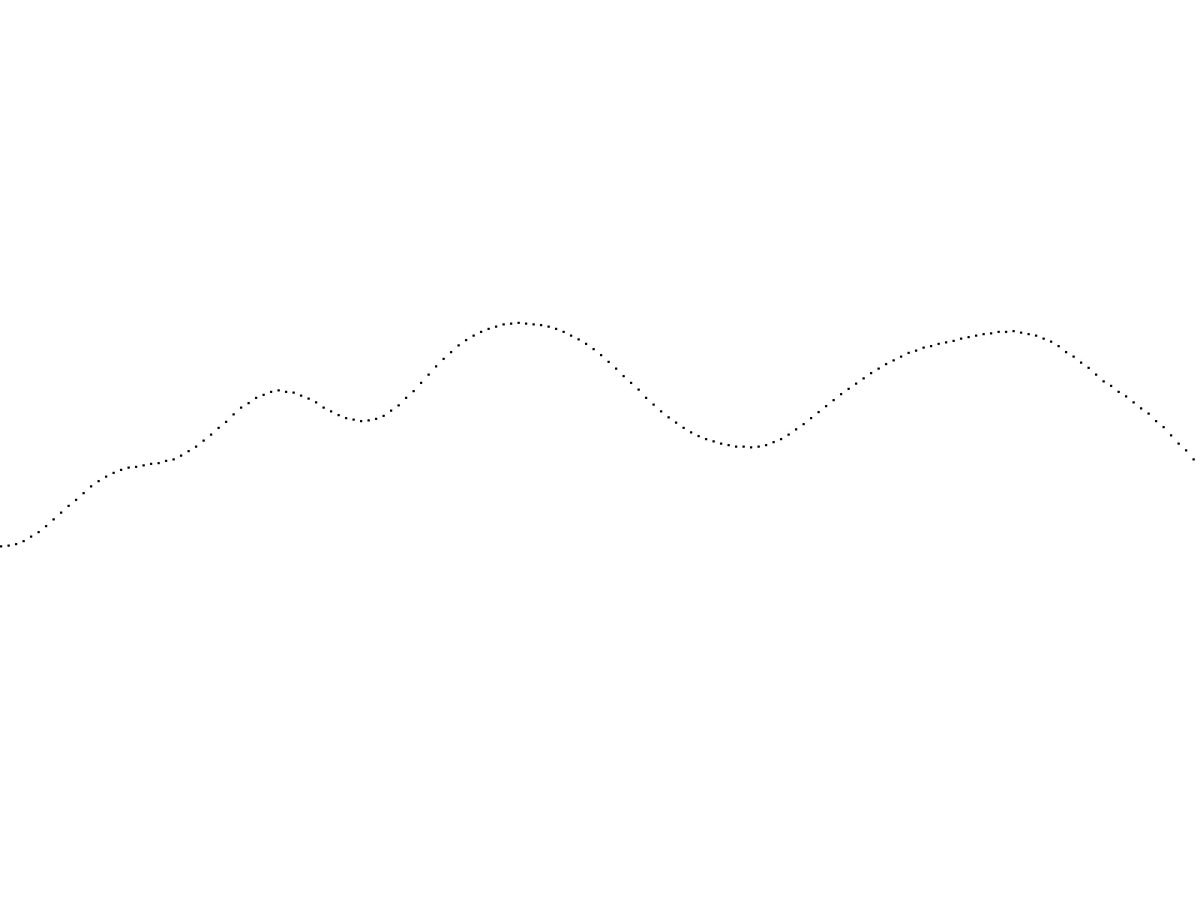
Frame 1 (no input)
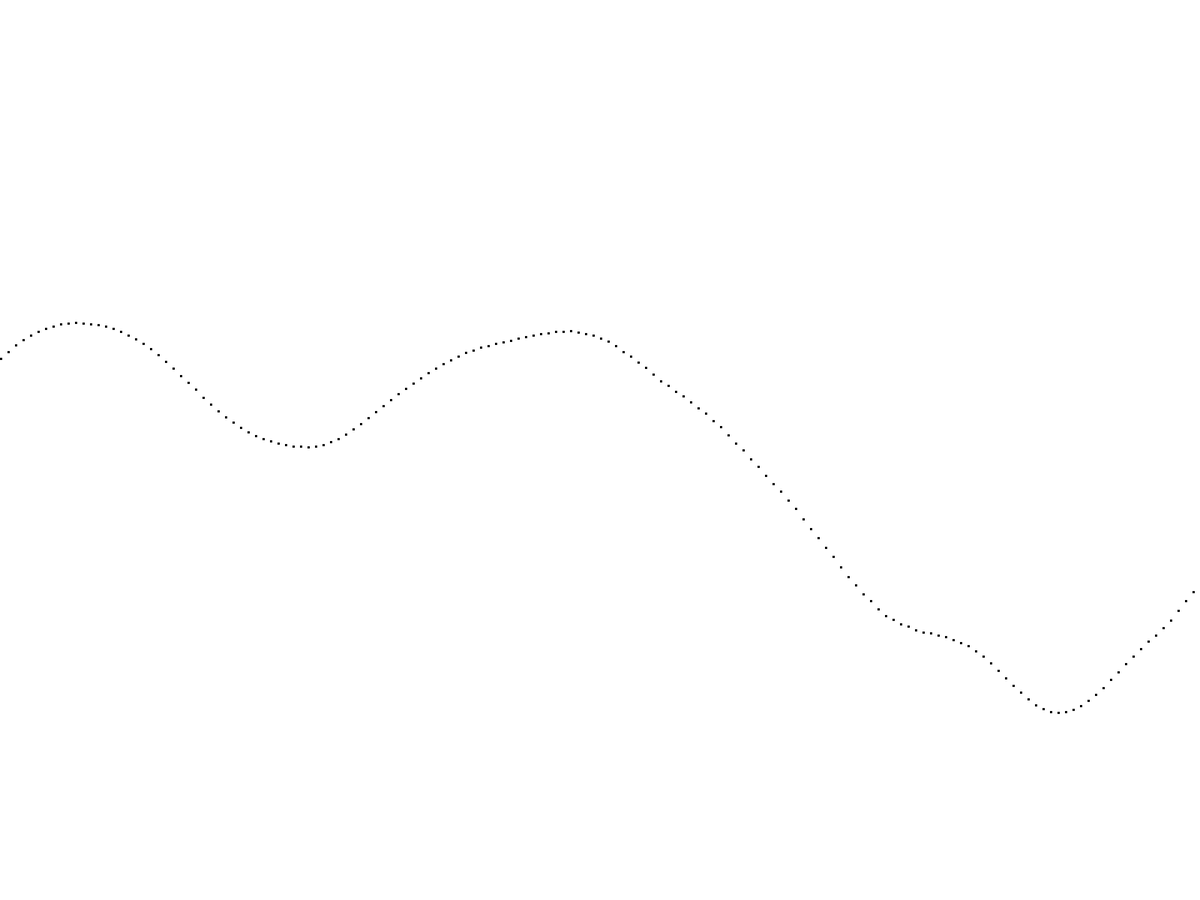
Frame 60 (the mouse pressed at the canvas centre just before this capture)
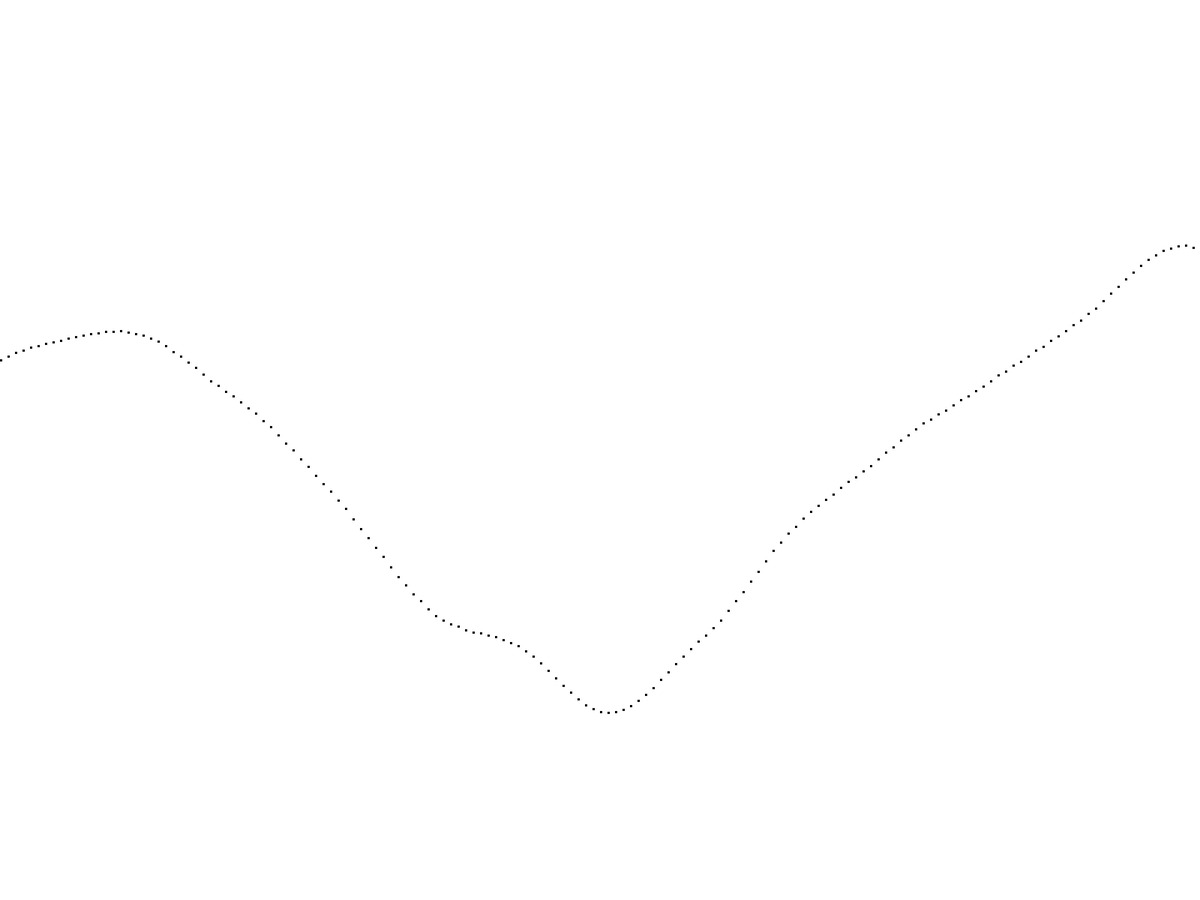
Frame 120 (the mouse held since frame 60 and released just before this capture)

The Processing sketch that drew these frames (run headless with seeded random() and noise(); from frame 60 on, the mouse is pressed at the canvas centre):

// Processing sketch: exercise3_9
// ── exercise3_9.pde
float time,
timeInc,
widthInc;

void setup() {
  fullScreen();
  frameRate(60);
  
  this.time = 0;
  this.timeInc = .01;
  this.widthInc = 10;
  
}

void draw() {
  float currentTime = time; //nested declarations from now on for limit scope use; promote readability
  
  background(255);
  
  for(int index = 0; index <= width; index += this.widthInc) {
    float y = map(noise(currentTime), 0, 1, 0, height);
    stroke(0);
    fill(0);
    rect(index, y, 2, 2);
    currentTime += this.timeInc;
    
    this.time = (currentTime) - ((this.width / this.widthInc) * this.timeInc); //(current time in perlin) - ((number of increments of perlin in scope) * (increment size))
  }
  
}
